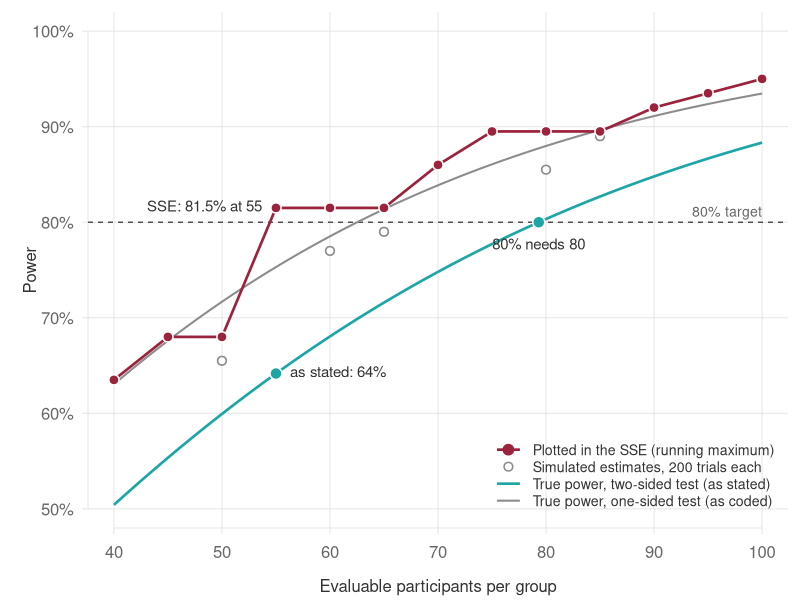

Reproduce this figure in R.
# Builds the slide figure power-figure.svg from the demo SSE's own simulation.
# Run from the repository root:  Rscript archive/assets/make-figures.R
# Base R only; colours validated for contrast and colour-vision deficiency
# (USB wine #9B233C, UniBas mint #1EA5A5, neutral greys).

delta <- 35; sd_y <- 90; rho <- 0.5; alpha <- 0.05; target <- 0.80

# The demo SSE's simulation, unchanged (one-sided test as coded)
simulate_power <- function(n, n_sim = 200) {
  rejected <- logical(n_sim)
  for (i in seq_len(n_sim)) {
    arm      <- rep(c(0, 1), each = n)
    baseline <- rnorm(2 * n, mean = 380, sd = sd_y)
    outcome  <- 430 + rho * (baseline - 380) + delta * arm +
                rnorm(2 * n, sd = sd_y * sqrt(1 - rho^2))
    fit   <- lm(outcome ~ arm + baseline)
    t_arm <- coef(summary(fit))["arm", "t value"]
    rejected[i] <- pt(t_arm, df = fit$df.residual, lower.tail = FALSE) < alpha
  }
  mean(rejected)
}
set.seed(20260108)
grid      <- seq(40, 100, by = 5)
power_raw <- vapply(grid, simulate_power, numeric(1))
plotted   <- cummax(power_raw)

# Exact power of the ANCOVA with a random baseline, as in demo/answer-key.R
ancova_power <- function(n, sided) {
  df <- 2 * n - 3; tc <- qt(1 - alpha / sided, df)
  lam0 <- delta / (sd_y * sqrt(1 - rho^2) * sqrt(2 / n))
  given <- function(lam) 1 - pt(tc, df, lam) + (sided == 2) * pt(-tc, df, lam)
  integrate(function(u) given(lam0 * sqrt(1 - u^2)) *
              2 * exp((n - 2) * log1p(-u^2) - lbeta(0.5, n - 1)),
            0, 1, rel.tol = 1e-10)$value
}
n_fine  <- seq(40, 100, by = 0.5)
true_1s <- vapply(n_fine, ancova_power, numeric(1), sided = 1)
true_2s <- vapply(n_fine, ancova_power, numeric(1), sided = 2)

wine <- "#9B233C"; mint <- "#1EA5A5"; grey <- "#8C8C8C"; ink <- "#333333"
muted <- "#666666"; grid_col <- "#E6E6E6"

out <- file.path(dirname(sub("--file=", "", grep("--file=", commandArgs(FALSE), value = TRUE))),
                 "power-figure.svg")
svg(out, width = 10, height = 5.2, pointsize = 15, bg = "white")
par(mar = c(3.6, 4.4, 0.6, 0.6), mgp = c(2.4, 0.7, 0), col.axis = muted, col.lab = ink,
    tcl = -0.3, lend = 1, ljoin = 1)
plot(NA, xlim = c(40, 100), ylim = c(0.5, 1), axes = FALSE,
     xlab = "Evaluable participants per group", ylab = "Power")
abline(h = seq(0.5, 1, by = 0.1), col = grid_col, lwd = 1)
abline(v = seq(40, 100, by = 10), col = grid_col, lwd = 1)
axis(1, at = seq(40, 100, by = 10), col = grid_col, col.ticks = grid_col)
axis(2, at = seq(0.5, 1, by = 0.1), labels = paste0(seq(50, 100, by = 10), "%"),
     las = 1, col = grid_col, col.ticks = grid_col)
abline(h = target, lty = 2, col = ink, lwd = 1.2)
text(100, target, "80% target", adj = c(1, -0.5), col = muted, cex = 0.85)

lines(n_fine, true_1s, col = grey, lwd = 2)
lines(n_fine, true_2s, col = mint, lwd = 2.6)
points(grid, power_raw, pch = 21, bg = "white", col = grey, cex = 1.15, lwd = 1.6)
lines(grid, plotted, col = wine, lwd = 2.6)
points(grid, plotted, pch = 21, bg = wine, col = "white", cex = 1.35, lwd = 1.5)

# Selective direct labels: the claim and the truth at the chosen n
i55 <- which(grid == 55)
points(55, ancova_power(55, 2), pch = 21, bg = mint, col = "white", cex = 1.6, lwd = 1.5)
text(55, plotted[i55], sprintf("SSE: %.1f%% at 55", 100 * plotted[i55]),
     pos = 2, offset = 0.7, col = ink, cex = 0.9)
text(55, ancova_power(55, 2), sprintf("as stated: %.0f%%", 100 * ancova_power(55, 2)),
     pos = 4, offset = 0.7, col = ink, cex = 0.9)
n80 <- uniroot(function(n) ancova_power(n, 2) - target, c(40, 100))$root
points(n80, target, pch = 21, bg = mint, col = "white", cex = 1.6, lwd = 1.5)
text(n80, target, sprintf("80%% needs %d", ceiling(n80)), pos = 1, offset = 0.9,
     col = ink, cex = 0.9)

legend("bottomright", bty = "n", cex = 0.85, text.col = ink, inset = c(0.01, 0.02),
       legend = c("Plotted in the SSE (running maximum)", "Simulated estimates, 200 trials each",
                  "True power, two-sided test (as stated)", "True power, one-sided test (as coded)"),
       col = c(wine, grey, mint, grey), lwd = c(2.6, NA, 2.6, 2), pch = c(21, 21, NA, NA),
       pt.bg = c(wine, "white", NA, NA), pt.cex = c(1.35, 1.15, NA, NA), pt.lwd = 1.5,
       seg.len = 1.8)
invisible(dev.off())
cat("wrote", out, "\n")
